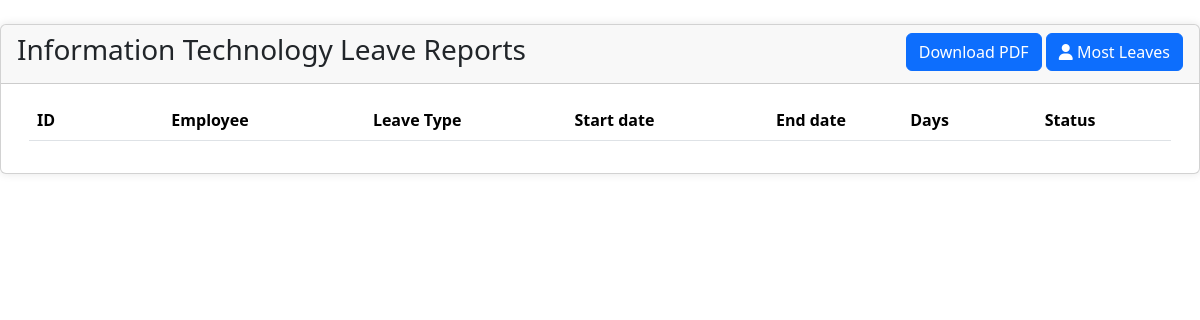
Page /superAdmin/departments/infoTech.php on the earlier database version.
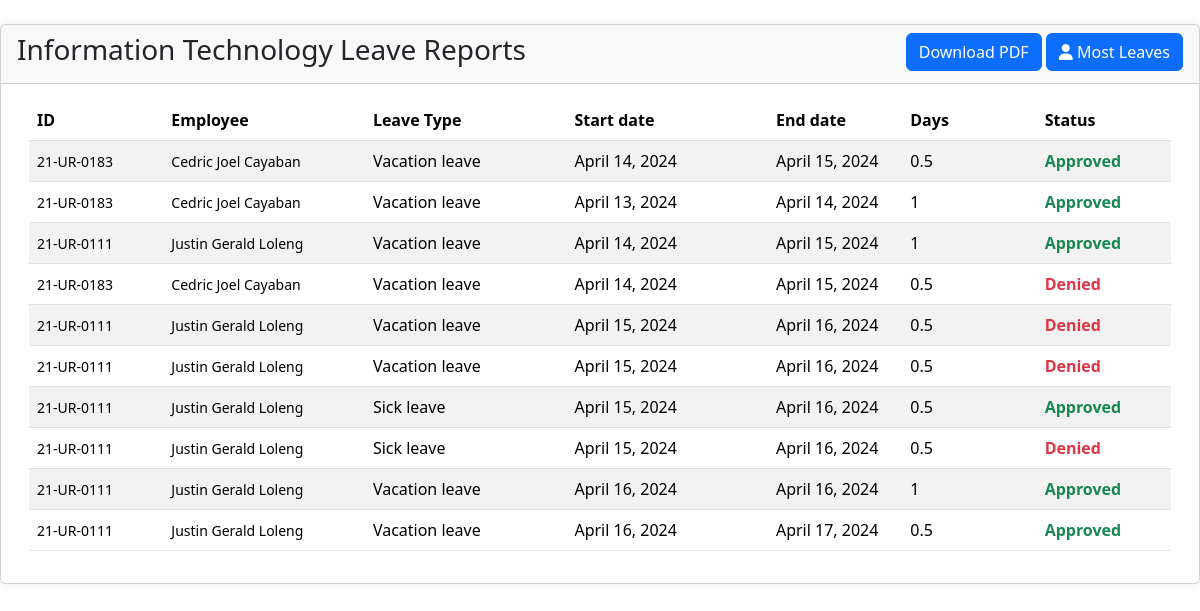
Same page on the later database version.
### tables this page shows
CREATE TABLE `employee_leave` (
  `leave_id` int(11) NOT NULL,
  `employee_id` varchar(20) NOT NULL,
  `leave_type` int(11) NOT NULL,
  `start_date` date NOT NULL,
  `end_date` date DEFAULT NULL,
  `status` varchar(50) NOT NULL,
  `reason` varchar(150) NOT NULL,
  `leave_form` text NOT NULL,
  `med_cert` text DEFAULT NULL,
  `days` float NOT NULL,
  `credit_cost` float NOT NULL,
  `reject_reason` varchar(255) NOT NULL
);

CREATE TABLE `employee` (
  `employee_id` varchar(20) NOT NULL,
  `username` varchar(50) NOT NULL,
  `password` varchar(50) NOT NULL,
  `acc_status` varchar(50) NOT NULL,
  `fname` varchar(25) NOT NULL,
  `mname` varchar(255) NOT NULL,
  `lname` varchar(20) NOT NULL,
  `sick_credits` float DEFAULT NULL,
  `vacation_credits` float DEFAULT NULL,
  `birthdate` date NOT NULL,
  `contact` bigint(11) NOT NULL,
  `date_hired` date DEFAULT NULL,
  `address` varchar(100) NOT NULL,
  `department` int(11) NOT NULL,
  `employee_type` int(11) NOT NULL,
  `working_status` int(11) DEFAULT NULL,
  `academic_rank` int(11) DEFAULT NULL,
  `designation` int(11) DEFAULT NULL
);

CREATE TABLE `leave_type` (
  `type_id` int(11) NOT NULL,
  `leave_name` varchar(50) NOT NULL
);

### superAdmin/departments/infoTech.php (the view, shortened to what this page needs)
<?php
    require('../../config.php');
?>
<!DOCTYPE html>
<html lang="en">
<head>
    <link rel="stylesheet" href="../css/contents.css?ver=0001">
    <link href="https://cdn.jsdelivr.net/npm/bootstrap@5.3.3/dist/css/bootstrap.min.css" rel="stylesheet">
    <link rel="stylesheet" type="text/css" href="https://cdn.datatables.net/1.11.5/css/dataTables.bootstrap4.min.css">
</head>
<body>
<div class="card card-outline card-primary mt-4" id="load-content">
	<div class="card-header d-flex justify-content-between">
		<h3 class="card-title">Information Technology Leave Reports</h3>
        <div class="card-tools">
        <button class="btn btn-flat btn-primary" onclick="exportPDF()">Download PDF</button>
			<a href="#" onclick="loadContent('most_leaves/infoTech.php')" class="btn btn-flat btn-primary"><span class="fas fa-user"></span>  Most Leaves</a>
		</div>
	</div>
	<div class="card-body">
        <div class="container-fluid">
			<table id="tableData" class="table table-striped">
				<colgroup>
                <col width="10%">
					<col width="15%">
					<col width="15%">
                    <col width="15%">
					<col width="10%">
					<col width="10%">
					<col width="10%">
				</colgroup>
				<thead>
					<tr>
						<th>ID</th>
						<th>Employee</th>
						<th>Leave Type</th>
						<th>Start date</th>
                        <th>End date</th>
						<th>Days</th>
						<th>Status</th>
					</tr>
				</thead>
				<tbody>
                        <?php
                            $reportSql = $con -> query("SELECT * FROM
                            employee_leave
                            INNER JOIN employee ON employee_leave.employee_id=employee.employee_id
                            INNER JOIN leave_type ON employee_leave.leave_type = leave_type.type_id
                            WHERE employee.department = 6 AND (employee_leave.status = 'Accepted' OR employee_leave.status = 'Rejected')"
                            );
                            while($employee = $reportSql -> fetch_assoc()){
                        ?>
						<tr>
							<td>
                            <small><?=$employee['employee_id']?></small><br>
                            </td>
							<td>
								<small><?=$employee['fname'] . ' ' . $employee['lname']?> </small>
                            </td>
							<td><?=$employee['leave_name']?></td>
							<td><?= date('F j, Y', strtotime($employee['start_date'])) ?></td>
                            <td><?= date('F j, Y', strtotime($employee['end_date'])) ?></td>
							<td>
                                <?=$employee['days']?>
							</td>
							<td>
                            <?php if($employee['status'] == 'Accepted'): ?>
									<b class="text-success">Approved</b>
								<?php elseif($employee['status'] == 'Rejected'): ?>
									<b class="text-danger">Denied</b>
								<?php else: ?>
									<b class="text-primary">Pending</b>
								<?php endif; ?>
							</td>
						</tr>
                        <?php
                            }
                        ?>
				</tbody>
			</table>
		</div>
	</div>
</div>
</body>
</html>

### css/contents.css (style rules this page uses)
.card { position: relative; display: flex; flex-direction: column; min-width: 0; word-wrap: break-word; background-color: #fff; background-clip: border-box; border: 1px solid rgba(0, 0, 0, 0.125); border-radius: 0.25rem; }
.card-body { flex: 1 1 auto; padding: 1rem 1rem; }
.card-title { margin-bottom: 0.5rem; }
.card-header { padding: 0.5rem 1rem; margin-bottom: 0; background-color: rgba(0, 0, 0, 0.03); border-bottom: 1px solid rgba(0, 0, 0, 0.125); }
.card-header:first-child { border-radius: calc(0.25rem - 1px) calc(0.25rem - 1px) 0 0; }
.card { border-radius: 15px; box-shadow: 0 0 10px rgba(0, 0, 0, 0.1); }
.card-header { border-bottom: none; }
.card-body { padding: 20px; }
.table { margin-bottom: 0; }
.card-header { display: flex; justify-content: space-between; }

Differences in the rows shown:
added employee_leave: employee.employee_id "21-UR-0183", employee.fname "Cedric Joel", employee.lname "Cayaban", leave_type.leave_name "Vacation leave", start_date "April 14, 2024", end_date "April 15, 2024", days "0.5", status "Approved"
added employee_leave: employee.employee_id "21-UR-0183", employee.fname "Cedric Joel", employee.lname "Cayaban", leave_type.leave_name "Vacation leave", start_date "April 13, 2024", end_date "April 14, 2024", days "1", status "Approved"
added employee_leave: employee.employee_id "21-UR-0111", employee.fname "Justin Gerald", employee.lname "Loleng", leave_type.leave_name "Vacation leave", start_date "April 14, 2024", end_date "April 15, 2024", days "1", status "Approved"
added employee_leave: employee.employee_id "21-UR-0183", employee.fname "Cedric Joel", employee.lname "Cayaban", leave_type.leave_name "Vacation leave", start_date "April 14, 2024", end_date "April 15, 2024", days "0.5", status "Denied"
added employee_leave: employee.employee_id "21-UR-0111", employee.fname "Justin Gerald", employee.lname "Loleng", leave_type.leave_name "Vacation leave", start_date "April 15, 2024", end_date "April 16, 2024", days "0.5", status "Denied"
added employee_leave: employee.employee_id "21-UR-0111", employee.fname "Justin Gerald", employee.lname "Loleng", leave_type.leave_name "Vacation leave", start_date "April 15, 2024", end_date "April 16, 2024", days "0.5", status "Denied"
added employee_leave: employee.employee_id "21-UR-0111", employee.fname "Justin Gerald", employee.lname "Loleng", leave_type.leave_name "Sick leave", start_date "April 15, 2024", end_date "April 16, 2024", days "0.5", status "Approved"
added employee_leave: employee.employee_id "21-UR-0111", employee.fname "Justin Gerald", employee.lname "Loleng", leave_type.leave_name "Sick leave", start_date "April 15, 2024", end_date "April 16, 2024", days "0.5", status "Denied"
added employee_leave: employee.employee_id "21-UR-0111", employee.fname "Justin Gerald", employee.lname "Loleng", leave_type.leave_name "Vacation leave", start_date "April 16, 2024", end_date "April 16, 2024", days "1", status "Approved"
added employee_leave: employee.employee_id "21-UR-0111", employee.fname "Justin Gerald", employee.lname "Loleng", leave_type.leave_name "Vacation leave", start_date "April 16, 2024", end_date "April 17, 2024", days "0.5", status "Approved"
